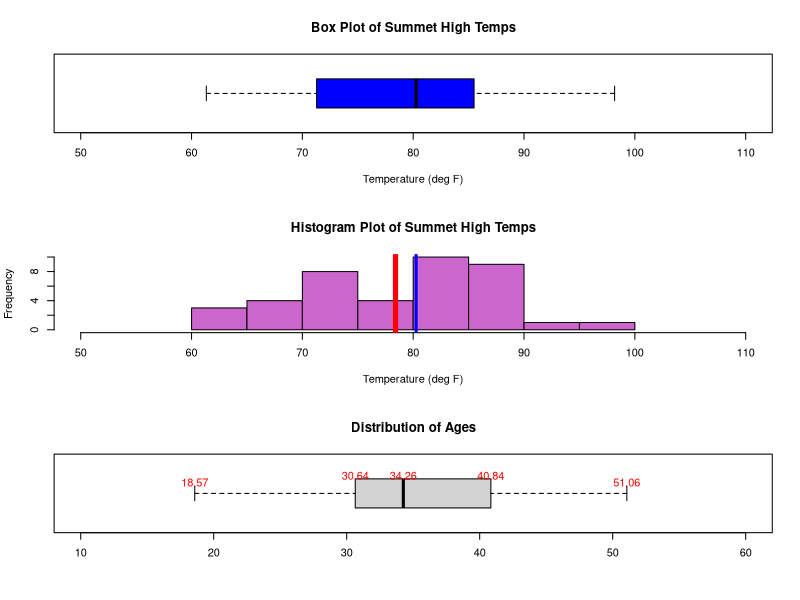

Generate this figure with R:
# Section 2.4 Box Plots

# Generating 40 normally distributed values of temperature with a mean of 76 degress and a standard deviation of 9 degress.
temps <- rnorm(40, 76, 9)

# Generating some general statistics from the temps dataset
print("Header Values")
print(head(temps))
print("Summary Stats")
print(summary(temps))
print("Five Number Summary")
print("Min Value - 1st Quartile - Median - 3rd Quartile - Max Value")
print(fivenum(temps))

# Contrasting a box plot Vs. a histogram

# Setting the plot area
par(mfrow = c(3,1))
# Creating the box plot
boxplot(temps, main = "Box Plot of Summet High Temps", ylim = c(50, 110), xlab = "Temperature (deg F)", horizontal = T, col = "blue")
# Creating the histogram
hist(temps,  main = "Histogram Plot of Summet High Temps", xlim = c(50, 110), xlab = "Temperature (deg F)", col = "#cc66cc")
# Adding a vertical line at the mean
abline(v = mean(temps), lwd = 5, col = "red")
# Adding a vertical line  at the meadian
abline(v = median(temps), lwd = 3, col = "blue")

# Drawing a box plot with comprenhensive labeling
# Generating random data to plot
dfx <- data.frame(
	group = c(rep('A', 8), rep('B', 15), rep('C',6)),
	sex = sample(c("M", "F"), size = 29, replace = T),
	age = runif(n = 29, min = 18, max = 54)
)
# Define labels for the plot
my.labels <- round(fivenum(dfx$age), digits = 2)
# Creating the box plot for the Age variable of the dfx data frame
boxplot(dfx$age, horizontal = T, ylim = c(10, 60), col = "lightgray", add = F, main = "Distribution of Ages")
# Finally we add the labels we define previously to put the five numbers over the box plot.
text(x = my.labels, y = c(1.15, 1.25, 1.25, 1.25, 1.15), labels = my.labels, col = "red")
